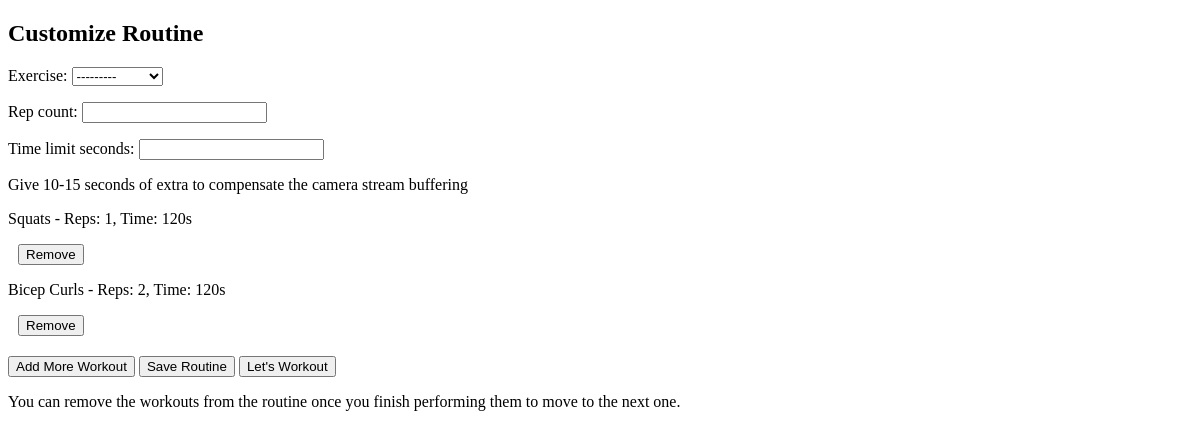
Page /customization/customize-routine/ (signed in) on the earlier database version.
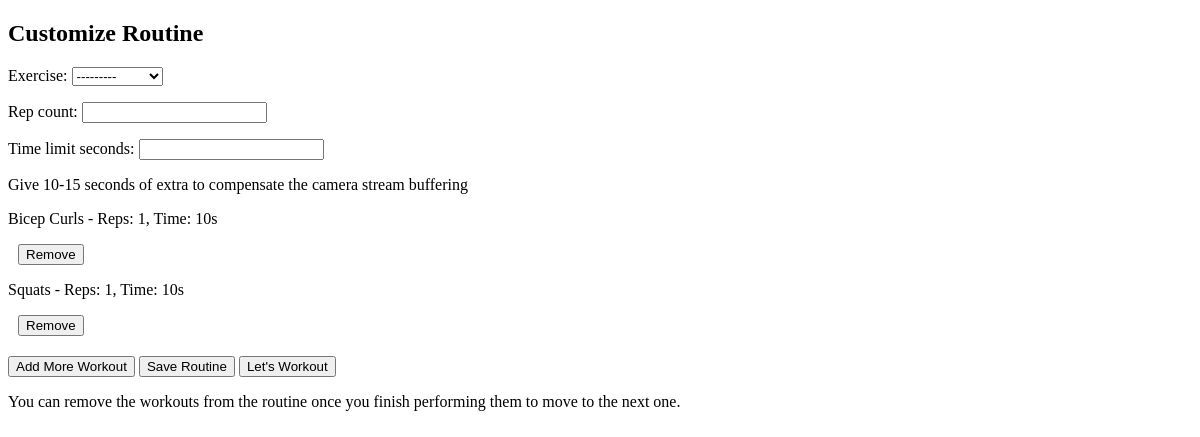
Same page on the later database version.
### customization/models.py (models this page shows)
class Workout(models.Model):
    EXERCISE_CHOICES = [
        ('squats', 'Squats'),
        ('bicep_curls', 'Bicep Curls'),
    ]
    routine = models.ForeignKey('Routine', on_delete=models.CASCADE)
    order = models.PositiveIntegerField()
    exercise = models.CharField(max_length=20, choices=EXERCISE_CHOICES)
    rep_count = models.IntegerField()
    time_limit_seconds = models.IntegerField()
    def __str__(self):
        return f'{self.get_exercise_display()} - Reps: {self.rep_count}, Time: {self.time_limit_seconds}s'

### customization/views.py (the view)
# urls.py: path('customize-routine/', customize_routine_view, name='customize_routine'),
@login_required
def customize_routine_view(request):
    routines = Routine.objects.filter(user=request.user)
    if not routines.exists():
        routine = Routine.objects.create(user=request.user)
    else:
        routine = routines.first()
    if request.method == 'POST':
        form = WorkoutForm(request.POST)
        if 'add_more_workout' in request.POST:
            if form.is_valid():
                order = routine.workout_set.count() + 1
                workout = form.save(commit=False)
                workout.routine = routine
                workout.order = order
                workout.save()
        elif 'remove_workout' in request.POST:
            workout_id = request.POST['remove_workout']
            workout = get_object_or_404(Workout, id=workout_id, routine=routine)
            subsequent_workouts = routine.workout_set.filter(order__gt=workout.order)
            for subsequent_workout in subsequent_workouts:
                subsequent_workout.order -= 1
                subsequent_workout.save()
            workout.delete()
        elif 'save_routine' in request.POST:
            return redirect('customize_routine')  # Redirect to refresh the page after submission
        elif 'lets_workout' in request.POST:
            first_workout = routine.workout_set.order_by('order').first()
            if first_workout:
                return redirect('workout_redirect', exercise_name=first_workout.exercise,
                                rep_count=first_workout.rep_count, time_limit=first_workout.time_limit_seconds)
            else:
                return HttpResponse("No workouts in the routine.")
    else:
        form = WorkoutForm()
    workouts = routine.workout_set.all()
    return render(request, 'customization/customize_routine.html', {'form': form, 'workouts': workouts})

### customization/forms.py
class WorkoutForm(forms.ModelForm):
    class Meta:
        model = Workout
        fields = ['exercise', 'rep_count', 'time_limit_seconds']
        widgets = {
            'exercise': forms.Select(attrs={'class': 'form-control'}),
            'rep_count': forms.NumberInput(attrs={'class': 'form-control'}),
            'time_limit_seconds': forms.NumberInput(attrs={'class': 'form-control'}),
        }
    def __init__(self, *args, **kwargs):
        super(WorkoutForm, self).__init__(*args, **kwargs)
        for field_name in self.fields:
            self.fields[field_name].required = False  # Set all fields as optional

### customization/templates/customization/customize_routine.html (shortened to what this page needs)
<!DOCTYPE html>
<html lang="en">
<head>
</head>
<body>
    <h2>Customize Routine</h2>
    <form method="post" action="{% url 'customize_routine' %}" id="workout-form">
        {{ form.as_p }}
        <p>Give 10-15 seconds of extra to compensate the camera stream buffering</p>
        <div id="workouts-container">
            {% for workout in workouts %}
                <div class="workout-item">
                    <p>{{ workout }}</p>
                    <button type="submit" name="remove_workout" value="{{ workout.id }}" class="remove-workout-button">Remove</button>
                </div>
            {% endfor %}
        </div>
        <button type="submit" name="add_more_workout" id="add-workout-button">Add More Workout</button>
        <input type="submit" name="save_routine" id="save-routine-button" value="Save Routine">
        {% if workouts %}
            {% with first_workout=workouts.0 %}
                <button type="submit" name="lets_workout" id="lets-workout-button"
                        formaction="{% url 'workout_redirect' first_workout.exercise first_workout.rep_count first_workout.time_limit_seconds %}">
                    Let's Workout
                </button>
            {% endwith %}
        {% else %}
            <p>No workouts in the routine.</p>
        {% endif %}
    </form>
    <p>You can remove the workouts from the routine once you finish performing them to move to the next one.</p>
</body>
</html>

### customization/templates/customization/customize_routine.html (style rules this page uses)
.workout-item { margin-bottom: 10px; }
#save-routine-button { margin-top: 10px; }
.remove-workout-button { margin-left: 10px; }

Differences in the rows shown:
removed Workout: exercise+rep_count+time_limit_seconds "Squats - Reps: 1, Time: 120s", {{ workout.id }} 109 (drawn)
removed Workout: exercise+rep_count+time_limit_seconds "Bicep Curls - Reps: 2, Time: 120s", {{ workout.id }} 110 (drawn)
added Workout: exercise+rep_count+time_limit_seconds "Bicep Curls - Reps: 1, Time: 10s", {{ workout.id }} 126 (drawn)
added Workout: exercise+rep_count+time_limit_seconds "Squats - Reps: 1, Time: 10s", {{ workout.id }} 127 (drawn)
